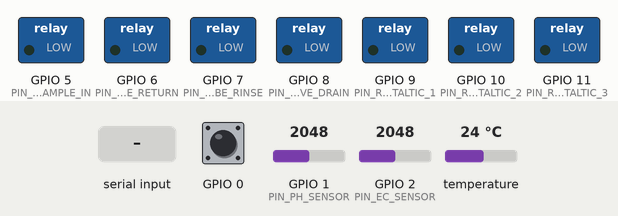
Recording of a sketch running on a simulated ESP32-S3. On the bench: switched loads named in the sketch (green lamp = pin HIGH). The test bench sets the inputs (shaded band); at power-on: GPIO 0 HIGH, GPIO 1 (PIN_PH_SENSOR) = 2048, GPIO 2 (PIN_EC_SENSOR) = 2048, temperature 24 °C (analog values on the 0–4095 scale). WiFi joins after 1.5 s; servers stay silent unless stated; uploads are accepted with an empty reply; what the sketch prints to the serial monitor is not drawn.

Above: at 3.9 s.
4.0 s: "START\n" received over Serial
7.0 s: "RUN\n" received over Serial
At 7.5 s:
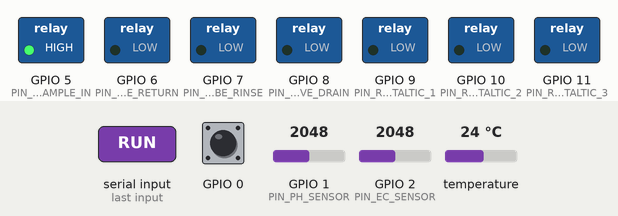
10.0 s: "START\n" received over Serial
At 15.0 s:
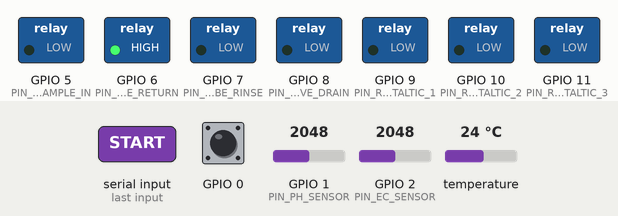
At 22.8 s:
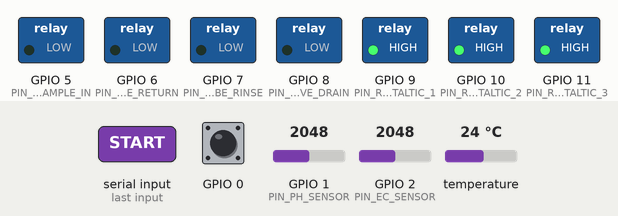
Timing chart, 0 to 26.9 s (numbered marks = the images above; inputs shaded):
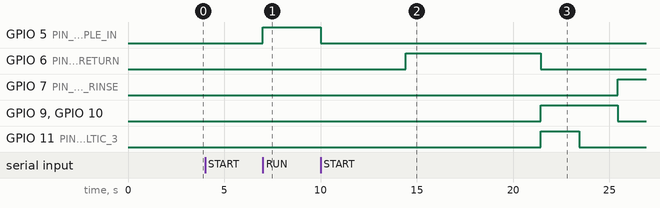

Measured:
- after the input at 7.0 s, GPIO 5 (PIN_RELAY_SAMPLE_IN): LOW → HIGH at once; GPIO 6 (PIN_RELAY_SAMPLE_RETURN): stays LOW (without the input it goes to HIGH after 1.4 s)
- after the input at 10.0 s, GPIO 5 (PIN_RELAY_SAMPLE_IN): HIGH → LOW after 0.01 s instead of 3.0 s; GPIO 7 (PIN_RELAY_PROBE_RINSE): LOW → HIGH after 15.4 s; GPIO 9 (PIN_RELAY_PERISTALTIC_1), GPIO 10 (PIN_RELAY_PERISTALTIC_2): LOW → HIGH after 11.4 s instead of 14.4 s

The sketch:

esp32_main.ino
```cpp
/*
 * esp32_main.ino — Automated Hydroponic Presentation Station Firmware
 * Board: ESP32-S3 Dev Module / N16R8
 * Features:
 *   - Custom Measuring Chamber with pH, EC, and DS18B20 Temp
 *   - 7-Relay Control: 3 Diaphragm Pumps, 1 Drain Solenoid Valve, 3 Peristaltic Fertilizer Pumps
 *   - 6-Phase Non-blocking Automated Presentation State Machine
 *   - REST API Integration with FastAPI Server & Interactive Web Dashboard
 */

#include <Arduino.h>
#include <WiFi.h>
#include <HTTPClient.h>
#include <ArduinoJson.h>
#include <OneWire.h>
#include <DallasTemperature.h>

#include "config.h"
#include "sensor_filters.h"
#include "actuator_controller.h"

// Hardware instances
OneWire oneWire(PIN_TEMP_ONEWIRE);
DallasTemperature tempSensors(&oneWire);
ActuatorController actuators;

// State and Timing
unsigned long lastCommandPollTime = 0;
const unsigned long COMMAND_POLL_INTERVAL_MS = 1500;

float latestPH = 6.20f;
float latestEC = 1.80f;
float latestTemp = 26.5f;

// ------------------------------------------------------------------------------
// WiFi Connection Helper
// ------------------------------------------------------------------------------
void connectWiFi() {
    Serial.printf("\nConnecting to Wi-Fi SSID: %s ", WIFI_SSID);
    WiFi.mode(WIFI_STA);
    WiFi.begin(WIFI_SSID, WIFI_PASSWORD);

    unsigned long startAttempt = millis();
    while (WiFi.status() != WL_CONNECTED && millis() - startAttempt < 10000) {
        delay(500);
        Serial.print(".");
    }

    if (WiFi.status() == WL_CONNECTED) {
        Serial.println(" CONNECTED!");
        Serial.print("ESP32-S3 IP Address: ");
        Serial.println(WiFi.localIP());
    } else {
        Serial.println(" [TIMEOUT] Running in Offline / Testbench Mode.");
    }
}

// ------------------------------------------------------------------------------
// Sensor Measurement Routine
// ------------------------------------------------------------------------------
void performSensorReadings() {
    // 1. Read DS18B20 Water Temperature
    tempSensors.requestTemperatures();
    float t = tempSensors.getTempCByIndex(0);
    if (t > -50.0f && t < 80.0f) {
        latestTemp = t;
    } else {
        latestTemp = 26.0f; // Default room water temp fallback
    }

    // 2. Read pH Analog (Median Filter)
    int rawPH = readMedianADC(PIN_PH_SENSOR, 21);
    float vPH = adcToVoltage(rawPH);
    latestPH = calculatePH(vPH);

    // 3. Read EC Analog (Median Filter + Temperature Compensation)
    int rawEC = readMedianADC(PIN_EC_SENSOR, 21);
    float vEC = adcToVoltage(rawEC);
    latestEC = calculateEC(vEC, latestTemp);

    Serial.println("\n----------------------------------------");
    Serial.printf(" [MEASUREMENT READINGS] in Measuring Cup:\n");
    Serial.printf("   • Water Temp: %.2f °C\n", latestTemp);
    Serial.printf("   • Solution pH: %.2f (ADC: %d, %.3f V)\n", latestPH, rawPH, vPH);
    Serial.printf("   • EC Reading:  %.2f mS/cm (Temp-Compensated)\n", latestEC);
    Serial.println("----------------------------------------");
}

// ------------------------------------------------------------------------------
// HTTP API: Send Telemetry & Query Two-Tier Dosing Engine
// ------------------------------------------------------------------------------
bool sendTelemetryAndGetDosingPlan() {
    if (WiFi.status() != WL_CONNECTED) {
        Serial.println("[HTTP] Wi-Fi not connected. Using default demo dosing (Pump 1: 5s, Pump 2: 5s).");
        actuators.dosePump1Ms = 5000;
        actuators.dosePump2Ms = 5000;
        actuators.dosePump3Ms = 2000;
        return true;
    }

    HTTPClient http;
    http.begin(URL_TELEMETRY);
    http.addHeader("Content-Type", "application/json");

    StaticJsonDocument<256> doc;
    doc["device_id"] = DEVICE_ID;
    doc["tank"] = "SingleDemoBox";
    doc["ec"] = latestEC;
    doc["ph"] = latestPH;
    doc["temp"] = latestTemp;
    doc["source"] = "esp32_measurement_cup";

    String requestBody;
    serializeJson(doc, requestBody);

    Serial.println("[HTTP] Uploading telemetry & querying Two-Tier Dosing Engine...");
    int httpResponseCode = http.POST(requestBody);

    if (httpResponseCode == 200) {
        String response = http.getString();
        StaticJsonDocument<512> resDoc;
        DeserializationError err = deserializeJson(resDoc, response);

        if (!err) {
            JsonObject dosing = resDoc["dosing_plan"];
            actuators.dosePump1Ms = dosing["pump1_ms"] | 0;
            actuators.dosePump2Ms = dosing["pump2_ms"] | 0;
            actuators.dosePump3Ms = dosing["pump3_ms"] | 0;

            const char* reason = resDoc["ai_reason"] | "Standard adjustment";
            const char* diagClass = resDoc["deficiency_class"] | "Balanced";

            Serial.printf(" [AI DOSING DIRECTIVE] Diagnosis: %s\n", diagClass);
            Serial.printf("   • AI Reasoning: %s\n", reason);
            Serial.printf("   • Pump 1 (N): %lu ms\n", actuators.dosePump1Ms);
            Serial.printf("   • Pump 2 (P): %lu ms\n", actuators.dosePump2Ms);
            Serial.printf("   • Pump 3 (K): %lu ms\n", actuators.dosePump3Ms);
            http.end();
            return true;
        }
    } else {
        Serial.printf("[HTTP ERROR] Telemetry POST failed with code: %d\n", httpResponseCode);
    }

    http.end();
    // Safe fallback dosing if server unreachable
    actuators.dosePump1Ms = 4000;
    actuators.dosePump2Ms = 4000;
    actuators.dosePump3Ms = 2000;
    return false;
}

// ------------------------------------------------------------------------------
// HTTP API: Report Current State to Server & Web Dashboard
// ------------------------------------------------------------------------------
void reportStatusToServer() {
    if (WiFi.status() != WL_CONNECTED) return;

    HTTPClient http;
    http.begin(URL_UPDATE_STATUS);
    http.addHeader("Content-Type", "application/json");

    StaticJsonDocument<256> doc;
    doc["phase"] = actuators.getPhaseName();
    doc["phase_id"] = (int)actuators.currentPhase;
    doc["ec"] = latestEC;
    doc["ph"] = latestPH;
    doc["temp"] = latestTemp;
    doc["uptime_sec"] = millis() / 1000;

    String body;
    serializeJson(doc, body);
    http.POST(body);
    http.end();
}

// ------------------------------------------------------------------------------
// HTTP API: Poll for Remote Dashboard Commands (e.g. "START_CYCLE")
// ------------------------------------------------------------------------------
void pollRemoteDashboardCommand() {
    if (WiFi.status() != WL_CONNECTED || actuators.currentPhase != PHASE_IDLE) return;

    HTTPClient http;
    http.begin(URL_POLL_COMMAND);
    int code = http.GET();

    if (code == 200) {
        String payload = http.getString();
        StaticJsonDocument<256> doc;
        if (!deserializeJson(doc, payload)) {
            const char* cmd = doc["command"] | "";
            if (strcmp(cmd, "START_CYCLE") == 0 || strcmp(cmd, "START_REFILL_CYCLE") == 0) {
                Serial.println("[REMOTE DASHBOARD] 'Start AI Cycle / Refill Cycle' command received!");
                actuators.startFullPresentationCycle();
            } else if (strcmp(cmd, "SKIP_CIRCULATION") == 0) {
                Serial.println("[REMOTE DASHBOARD] 'Skip Circulation' command received!");
                actuators.phaseStartTime = 0; // Trigger advance to next phase immediately
            } else if (strcmp(cmd, "READ_SENSORS") == 0) {
                Serial.println("[REMOTE DASHBOARD] 'Read Sensors' command received!");
                performSensorReadings();
                sendTelemetryAndGetDosingPlan();
                reportStatusToServer();
            } else if (strcmp(cmd, "MANUAL_RELAY") == 0) {
                int relay = doc["relay"] | 1;
                unsigned long dur = doc["duration_ms"] | 2000;
                actuators.manualTriggerRelay(relay, dur);
            } else if (strcmp(cmd, "STOP") == 0) {
                actuators.stopCycle();
            }
        }
    }
    http.end();
}

// ------------------------------------------------------------------------------
// Serial Command Interface (Terminal Testbench)
// ------------------------------------------------------------------------------
void handleSerialCommands() {
    if (Serial.available() > 0) {
        String input = Serial.readStringUntil('\n');
        input.trim();
        input.toUpperCase();

        if (input == "START" || input == "RUN") {
            actuators.startFullPresentationCycle();
        } else if (input == "STOP") {
            actuators.stopCycle();
        } else if (input.startsWith("TEST ")) {
            // Usage: TEST <Relay_1-7> <Duration_ms>
            int spaceIdx = input.indexOf(' ', 5);
            int relay = input.substring(5, spaceIdx > 0 ? spaceIdx : input.length()).toInt();
            unsigned long dur = (spaceIdx > 0) ? input.substring(spaceIdx + 1).toInt() : 2000;
            actuators.manualTriggerRelay(relay, dur);
        } else if (input == "READ") {
            performSensorReadings();
        } else {
            Serial.println("\nCommands: START (run full cycle) | STOP | READ | TEST <1-7> <ms>");
        }
    }
}

// ------------------------------------------------------------------------------
// Setup
// ------------------------------------------------------------------------------
void setup() {
    Serial.begin(115200);
    delay(1000);

    Serial.println("\n=======================================================");
    Serial.println("  🌱 HYDROSYNC: SINGLE-BOX DEMO AUTOMATION FIRMWARE");
    Serial.println("  Architecture: 3 Diaphragms + 1 Valve + 3 Peristaltics");
    Serial.println("=======================================================");

    // Initialize Relays & Pins
    actuators.initPins();

    // Physical BOOT Button (GPIO 0) for manual sensor reading
    pinMode(0, INPUT_PULLUP);

    // Initialize DS18B20
    tempSensors.begin();

    // Configure 12-bit ADC on ESP32-S3
    analogReadResolution(12);
    analogSetAttenuation(ADC_11db); // Full range ~0 - 3.1V

    // Connect WiFi
    connectWiFi();

    // Report initial ready status
    reportStatusToServer();
}

// ------------------------------------------------------------------------------
// Non-blocking Main Loop (FSM Execution)
// ------------------------------------------------------------------------------
void loop() {
    unsigned long now = millis();

    // Check Serial Inputs & Remote Dashboard Polling
    handleSerialCommands();

    // Check Physical BOOT Button (GPIO 0) for On-Demand Sensor Reading
    if (digitalRead(0) == LOW && actuators.currentPhase == PHASE_IDLE) {
        delay(50); // Debounce
        if (digitalRead(0) == LOW) {
            Serial.println("[BUTTON PRESSED] Physical BOOT button pressed -> Measuring sensors now!");
            performSensorReadings();
            sendTelemetryAndGetDosingPlan();
            reportStatusToServer();
            while (digitalRead(0) == LOW) delay(10); // Wait release
        }
    }

    if (now - lastCommandPollTime > COMMAND_POLL_INTERVAL_MS) {
        lastCommandPollTime = now;
        pollRemoteDashboardCommand();
    }

    // --------------------------------------------------------------------------
    // 6-Phase State Machine Transitions
    // --------------------------------------------------------------------------
    switch (actuators.currentPhase) {
        case PHASE_IDLE:
            // Standby waiting for dashboard or physical trigger
            break;

        case PHASE_1_SAMPLING_IN:
            // Check if sampling pump time elapsed
            if (now - actuators.phaseStartTime >= actuators.phaseDuration) {
                digitalWrite(PIN_RELAY_SAMPLE_IN, RELAY_OFF);
                Serial.println("[Phase 1 DONE] Measuring cup filled with sample water.");

                // Transition to Phase 2: Settling & Measuring
                actuators.setPhase(PHASE_2_MEASURING, TIME_SETTLING_DELAY_MS);
                Serial.printf("[Phase 2] Waiting %lu ms for water settling before reading...\n", TIME_SETTLING_DELAY_MS);
                reportStatusToServer();
            }
            break;

        case PHASE_2_MEASURING:
            if (now - actuators.phaseStartTime >= actuators.phaseDuration) {
                // Perform sensor readings
                performSensorReadings();

                // Send to Server & Get Two-Tier AI Dosing Plan
                sendTelemetryAndGetDosingPlan();

                // Transition to Phase 3: Sample Return
                actuators.setPhase(PHASE_3_SAMPLING_RETURN, TIME_SAMPLE_RETURN_MS);
                digitalWrite(PIN_RELAY_SAMPLE_RETURN, RELAY_ON);
                Serial.printf("[Phase 3] Diaphragm 2 (Sample RETURN) active for %lu ms\n", TIME_SAMPLE_RETURN_MS);
                reportStatusToServer();
            }
            break;

        case PHASE_3_SAMPLING_RETURN:
            if (now - actuators.phaseStartTime >= actuators.phaseDuration) {
                digitalWrite(PIN_RELAY_SAMPLE_RETURN, RELAY_OFF);
                Serial.println("[Phase 3 DONE] Sample water returned to culture tank.");

                // Transition to Phase 4: Two-Tier Dosing
                unsigned long maxDosingDuration = max(actuators.dosePump1Ms, max(actuators.dosePump2Ms, actuators.dosePump3Ms));
                actuators.setPhase(PHASE_4_DOSING, maxDosingDuration);

                // Fire peristaltic pumps according to AI calculated times
                if (actuators.dosePump1Ms > 0) digitalWrite(PIN_RELAY_PERISTALTIC_1, RELAY_ON);
                if (actuators.dosePump2Ms > 0) digitalWrite(PIN_RELAY_PERISTALTIC_2, RELAY_ON);
                if (actuators.dosePump3Ms > 0) digitalWrite(PIN_RELAY_PERISTALTIC_3, RELAY_ON);

                Serial.printf("[Phase 4] Peristaltic Dosing started (Max runtime %lu ms)\n", maxDosingDuration);
                reportStatusToServer();
            }
            break;

        case PHASE_4_DOSING:
            // Individual pump shutoffs based on specific target durations
            if (now - actuators.phaseStartTime >= actuators.dosePump1Ms) {
                digitalWrite(PIN_RELAY_PERISTALTIC_1, RELAY_OFF);
            }
            if (now - actuators.phaseStartTime >= actuators.dosePump2Ms) {
                digitalWrite(PIN_RELAY_PERISTALTIC_2, RELAY_OFF);
            }
            if (now - actuators.phaseStartTime >= actuators.dosePump3Ms) {
                digitalWrite(PIN_RELAY_PERISTALTIC_3, RELAY_OFF);
            }

            // Phase complete when the longest dosing pump finishes
            if (now - actuators.phaseStartTime >= actuators.phaseDuration) {
                actuators.allRelaysOff();
                Serial.println("[Phase 4 DONE] Fertilizer dosing complete and mixed.");

                // Transition to Phase 5: Probe Rinse
                actuators.setPhase(PHASE_5_PROBE_RINSE, TIME_RINSE_PROBE_MS);
                digitalWrite(PIN_RELAY_PROBE_RINSE, RELAY_ON);
                Serial.printf("[Phase 5] Diaphragm 3 (Clean Water Rinse) active for %lu ms\n", TIME_RINSE_PROBE_MS);
                reportStatusToServer();
            }
            break;

        case PHASE_5_PROBE_RINSE:
            if (now - actuators.phaseStartTime >= actuators.phaseDuration) {
                digitalWrite(PIN_RELAY_PROBE_RINSE, RELAY_OFF);
                Serial.println("[Phase 5 DONE] Probes rinsed with fresh clean water.");

                // Transition to Phase 6: Drain Rinse Water
                actuators.setPhase(PHASE_6_DRAIN_WASTE, TIME_DRAIN_VALVE_MS);
                digitalWrite(PIN_RELAY_VALVE_DRAIN, RELAY_ON);
                Serial.printf("[Phase 6] Solenoid Valve open to drain wastewater for %lu ms\n", TIME_DRAIN_VALVE_MS);
                reportStatusToServer();
            }
            break;

        case PHASE_6_DRAIN_WASTE:
            if (now - actuators.phaseStartTime >= actuators.phaseDuration) {
                digitalWrite(PIN_RELAY_VALVE_DRAIN, RELAY_OFF);
                Serial.println("[Phase 6 DONE] Rinse wastewater completely drained.");

                // Cycle Complete -> Back to Standby
                actuators.setPhase(PHASE_IDLE, 0);
                Serial.println("\n🎉 >>> [CYCLE COMPLETE] Presentation cycle finished successfully! <<<\n");
                reportStatusToServer();
            }
            break;
    }
}
```

Source omitted: actuator_controller.h (4833 bytes), sensor_filters.h (2659 bytes), config.example.h (3930 bytes)
